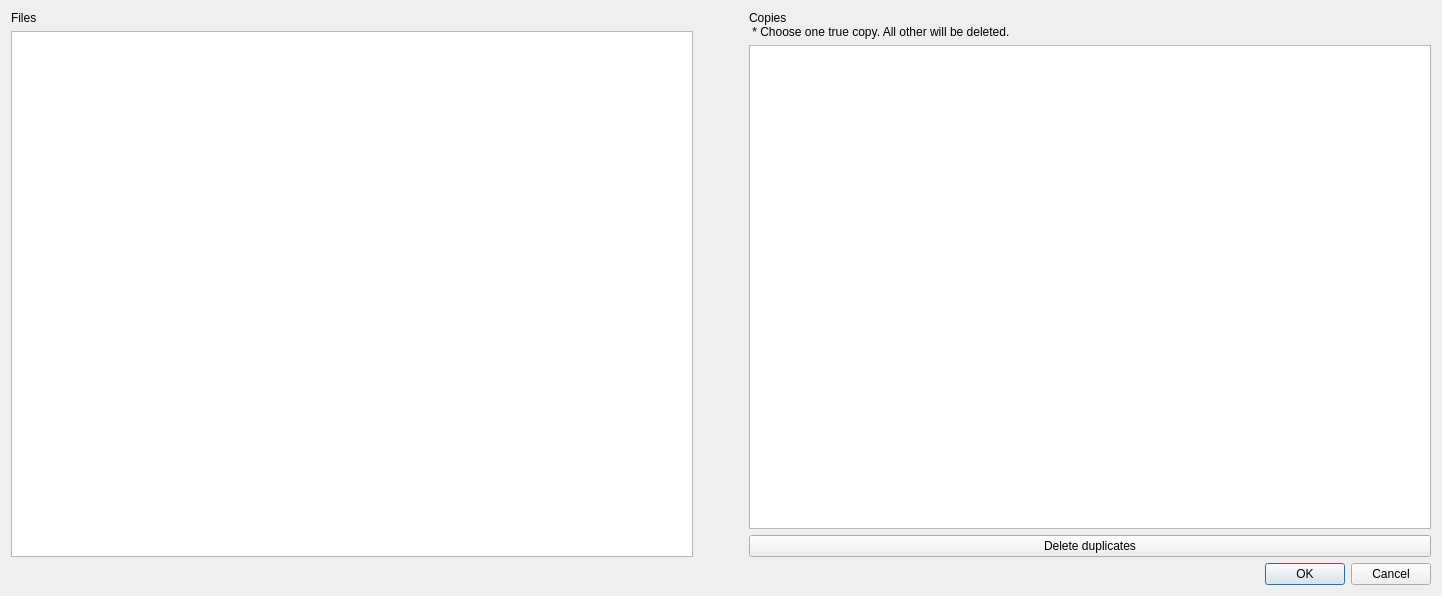
<?xml version="1.0" encoding="UTF-8"?>
<ui version="4.0">
 <class>FindDuplicatesDialog</class>
 <widget class="QDialog" name="FindDuplicatesDialog">
  <property name="geometry">
   <rect>
    <x>0</x>
    <y>0</y>
    <width>1442</width>
    <height>596</height>
   </rect>
  </property>
  <property name="windowTitle">
   <string>Dialog</string>
  </property>
  <layout class="QVBoxLayout" name="verticalLayout">
   <item>
    <layout class="QHBoxLayout" name="horizontalLayout">
     <item>
      <layout class="QVBoxLayout" name="verticalLayout_2">
       <item>
        <widget class="QLabel" name="label">
         <property name="text">
          <string>Files</string>
         </property>
        </widget>
       </item>
       <item>
        <widget class="QListView" name="inspectedFiles"/>
       </item>
      </layout>
     </item>
     <item>
      <spacer name="horizontalSpacer">
       <property name="orientation">
        <enum>Qt::Horizontal</enum>
       </property>
       <property name="sizeType">
        <enum>QSizePolicy::Fixed</enum>
       </property>
       <property name="sizeHint" stdset="0">
        <size>
         <width>50</width>
         <height>20</height>
        </size>
       </property>
      </spacer>
     </item>
     <item>
      <layout class="QVBoxLayout" name="verticalLayout_3">
       <item>
        <widget class="QLabel" name="label_2">
         <property name="text">
          <string>Copies
 * Choose one true copy. All other will be deleted.</string>
         </property>
        </widget>
       </item>
       <item>
        <widget class="QListView" name="inspectedCopiesList">
         <property name="editTriggers">
          <set>QAbstractItemView::NoEditTriggers</set>
         </property>
        </widget>
       </item>
       <item>
        <widget class="QPushButton" name="deleteDuplicatesBtn">
         <property name="text">
          <string>Delete duplicates</string>
         </property>
        </widget>
       </item>
      </layout>
     </item>
    </layout>
   </item>
   <item>
    <widget class="QDialogButtonBox" name="buttonBox">
     <property name="orientation">
      <enum>Qt::Horizontal</enum>
     </property>
     <property name="standardButtons">
      <set>QDialogButtonBox::Cancel|QDialogButtonBox::Ok</set>
     </property>
    </widget>
   </item>
  </layout>
 </widget>
 <resources/>
 <connections>
  <connection>
   <sender>buttonBox</sender>
   <signal>accepted()</signal>
   <receiver>FindDuplicatesDialog</receiver>
   <slot>accept()</slot>
   <hints>
    <hint type="sourcelabel">
     <x>248</x>
     <y>254</y>
    </hint>
    <hint type="destinationlabel">
     <x>157</x>
     <y>274</y>
    </hint>
   </hints>
  </connection>
  <connection>
   <sender>buttonBox</sender>
   <signal>rejected()</signal>
   <receiver>FindDuplicatesDialog</receiver>
   <slot>reject()</slot>
   <hints>
    <hint type="sourcelabel">
     <x>316</x>
     <y>260</y>
    </hint>
    <hint type="destinationlabel">
     <x>286</x>
     <y>274</y>
    </hint>
   </hints>
  </connection>
 </connections>
</ui>
